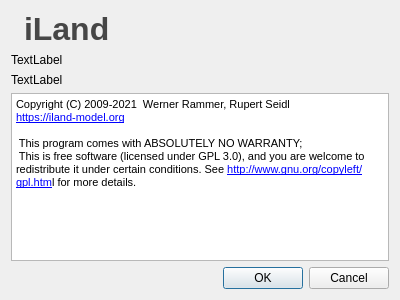
<?xml version="1.0" encoding="UTF-8"?>
<ui version="4.0">
 <class>AboutDialog</class>
 <widget class="QDialog" name="AboutDialog">
  <property name="geometry">
   <rect>
    <x>0</x>
    <y>0</y>
    <width>400</width>
    <height>300</height>
   </rect>
  </property>
  <property name="windowTitle">
   <string>About iLand</string>
  </property>
  <property name="windowIcon">
   <iconset resource="res/iland.qrc">
    <normaloff>:/icon4.png</normaloff>:/icon4.png</iconset>
  </property>
  <layout class="QVBoxLayout" name="verticalLayout">
   <item>
    <layout class="QHBoxLayout" name="horizontalLayout">
     <item>
      <widget class="QLabel" name="label">
       <property name="sizePolicy">
        <sizepolicy hsizetype="Fixed" vsizetype="Preferred">
         <horstretch>0</horstretch>
         <verstretch>0</verstretch>
        </sizepolicy>
       </property>
       <property name="text">
        <string/>
       </property>
       <property name="pixmap">
        <pixmap resource="res/iland.qrc">:/icon4.png</pixmap>
       </property>
      </widget>
     </item>
     <item>
      <widget class="QLabel" name="label_2">
       <property name="palette">
        <palette>
         <active>
          <colorrole role="WindowText">
           <brush brushstyle="SolidPattern">
            <color alpha="255">
             <red>70</red>
             <green>70</green>
             <blue>70</blue>
            </color>
           </brush>
          </colorrole>
         </active>
         <inactive>
          <colorrole role="WindowText">
           <brush brushstyle="SolidPattern">
            <color alpha="255">
             <red>70</red>
             <green>70</green>
             <blue>70</blue>
            </color>
           </brush>
          </colorrole>
         </inactive>
         <disabled>
          <colorrole role="WindowText">
           <brush brushstyle="SolidPattern">
            <color alpha="255">
             <red>118</red>
             <green>116</green>
             <blue>108</blue>
            </color>
           </brush>
          </colorrole>
         </disabled>
        </palette>
       </property>
       <property name="font">
        <font>
         <family>Arial</family>
         <pointsize>24</pointsize>
         <weight>75</weight>
         <bold>true</bold>
        </font>
       </property>
       <property name="text">
        <string>iLand</string>
       </property>
      </widget>
     </item>
    </layout>
   </item>
   <item>
    <widget class="QLabel" name="version">
     <property name="text">
      <string>TextLabel</string>
     </property>
    </widget>
   </item>
   <item>
    <widget class="QLabel" name="svnversion">
     <property name="text">
      <string>TextLabel</string>
     </property>
    </widget>
   </item>
   <item>
    <widget class="QTextEdit" name="info">
     <property name="html">
      <string>&lt;!DOCTYPE HTML PUBLIC &quot;-//W3C//DTD HTML 4.0//EN&quot; &quot;http://www.w3.org/TR/REC-html40/strict.dtd&quot;&gt;
&lt;html&gt;&lt;head&gt;&lt;meta name=&quot;qrichtext&quot; content=&quot;1&quot; /&gt;&lt;style type=&quot;text/css&quot;&gt;
p, li { white-space: pre-wrap; }
&lt;/style&gt;&lt;/head&gt;&lt;body style=&quot; font-family:'MS Shell Dlg 2'; font-size:8.25pt; font-weight:400; font-style:normal;&quot;&gt;
&lt;p style=&quot; margin-top:0px; margin-bottom:0px; margin-left:0px; margin-right:0px; -qt-block-indent:0; text-indent:0px;&quot;&gt;&lt;span style=&quot; font-size:8pt;&quot;&gt;Copyright (C) 2009-2021  Werner Rammer, Rupert Seidl&lt;/span&gt;&lt;/p&gt;
&lt;p style=&quot; margin-top:0px; margin-bottom:0px; margin-left:0px; margin-right:0px; -qt-block-indent:0; text-indent:0px;&quot;&gt;&lt;a href=&quot;https://iland-model.org&quot;&gt;&lt;span style=&quot; font-size:8pt; text-decoration: underline; color:#0000ff;&quot;&gt;https://iland-model.org&lt;/span&gt;&lt;/a&gt;&lt;/p&gt;
&lt;p style=&quot;-qt-paragraph-type:empty; margin-top:0px; margin-bottom:0px; margin-left:0px; margin-right:0px; -qt-block-indent:0; text-indent:0px; font-size:8pt;&quot;&gt;&lt;br /&gt;&lt;/p&gt;
&lt;p style=&quot; margin-top:0px; margin-bottom:0px; margin-left:0px; margin-right:0px; -qt-block-indent:0; text-indent:0px;&quot;&gt;&lt;span style=&quot; font-size:8pt;&quot;&gt; This program comes with ABSOLUTELY NO WARRANTY; &lt;/span&gt;&lt;/p&gt;
&lt;p style=&quot; margin-top:0px; margin-bottom:0px; margin-left:0px; margin-right:0px; -qt-block-indent:0; text-indent:0px;&quot;&gt;&lt;span style=&quot; font-size:8pt;&quot;&gt; This is free software (licensed under GPL 3.0), and you are welcome to redistribute it under certain conditions. See &lt;/span&gt;&lt;a href=&quot;http://www.gnu.org/copyleft/gpl.htm&quot;&gt;&lt;span style=&quot; font-size:8pt; text-decoration: underline; color:#0000ff;&quot;&gt;http://www.gnu.org/copyleft/gpl.htm&lt;/span&gt;&lt;/a&gt;&lt;span style=&quot; font-size:8pt;&quot;&gt;l for more details.&lt;/span&gt;&lt;/p&gt;&lt;/body&gt;&lt;/html&gt;</string>
     </property>
    </widget>
   </item>
   <item>
    <widget class="QDialogButtonBox" name="buttonBox">
     <property name="orientation">
      <enum>Qt::Horizontal</enum>
     </property>
     <property name="standardButtons">
      <set>QDialogButtonBox::Cancel|QDialogButtonBox::Ok</set>
     </property>
    </widget>
   </item>
  </layout>
 </widget>
 <resources>
  <include location="res/iland.qrc"/>
 </resources>
 <connections>
  <connection>
   <sender>buttonBox</sender>
   <signal>accepted()</signal>
   <receiver>AboutDialog</receiver>
   <slot>accept()</slot>
   <hints>
    <hint type="sourcelabel">
     <x>248</x>
     <y>254</y>
    </hint>
    <hint type="destinationlabel">
     <x>157</x>
     <y>274</y>
    </hint>
   </hints>
  </connection>
  <connection>
   <sender>buttonBox</sender>
   <signal>rejected()</signal>
   <receiver>AboutDialog</receiver>
   <slot>reject()</slot>
   <hints>
    <hint type="sourcelabel">
     <x>316</x>
     <y>260</y>
    </hint>
    <hint type="destinationlabel">
     <x>286</x>
     <y>274</y>
    </hint>
   </hints>
  </connection>
 </connections>
</ui>
